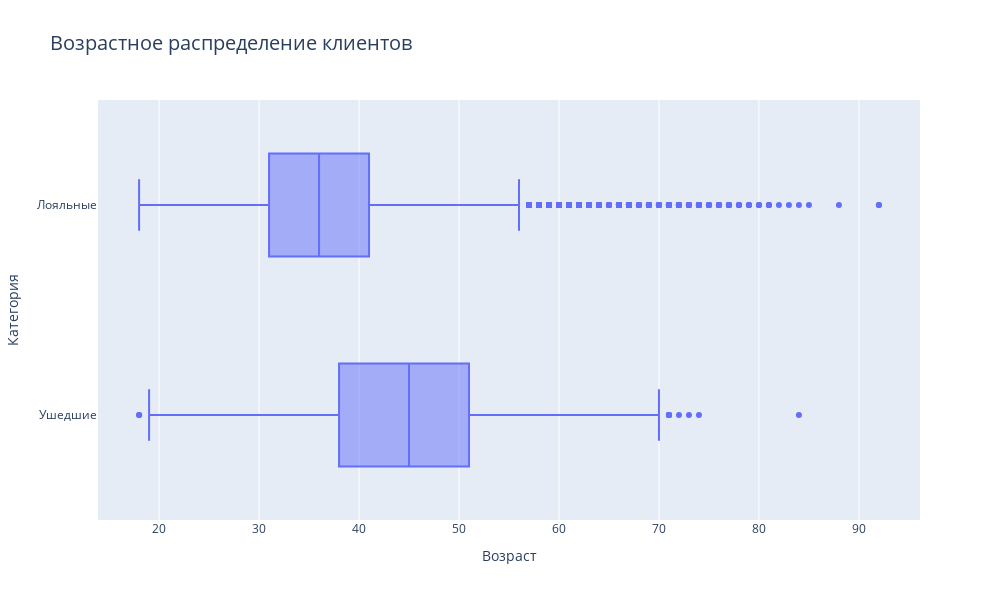

Notebook code for this chart:
### Code cell
age_box = px.box(
    churn_data,
    x='Age',
    y=churn_data['Exited'].map({1:'Ушедшие', 0:'Лояльные'}),
    title='Возрастное распределение клиентов',
    height=600,
    width=1000,
)

age_box.update_layout(
    xaxis_title='Возраст',
    yaxis_title='Категория',
    title_font_size=20
)

age_box.show()
age_box.write_html('files to share/age_box.html')

### Figure 1 — Plotly figure (JSON) as saved in the notebook; plotly's stock layout.template omitted (floating-point values rounded to 4 significant figures; data arrays with more than 128 entries replaced by an {"elided": "..."} marker saying what was removed)
{"data": [{"alignmentgroup": "True", "hovertemplate": "Age=%{x}<br>y=%{y}<extra></extra>", "legendgroup": "", "marker": {"color": "#636efa"}, "name": "", "notched": false, "offsetgroup": "", "orientation": "h", "showlegend": false, "type": "box", "x": {"elided": "10000 int values"}, "x0": " ", "xaxis": "x", "y": {"elided": "10000 str values"}, "y0": " ", "yaxis": "y"}], "layout": {"boxmode": "group", "height": 600, "legend": {"tracegroupgap": 0}, "title": {"font": {"size": 20}, "text": "Возрастное распределение клиентов"}, "width": 1000, "xaxis": {"anchor": "y", "domain": [0, 1], "title": {"text": "Возраст"}}, "yaxis": {"anchor": "x", "domain": [0, 1], "title": {"text": "Категория"}}}}
